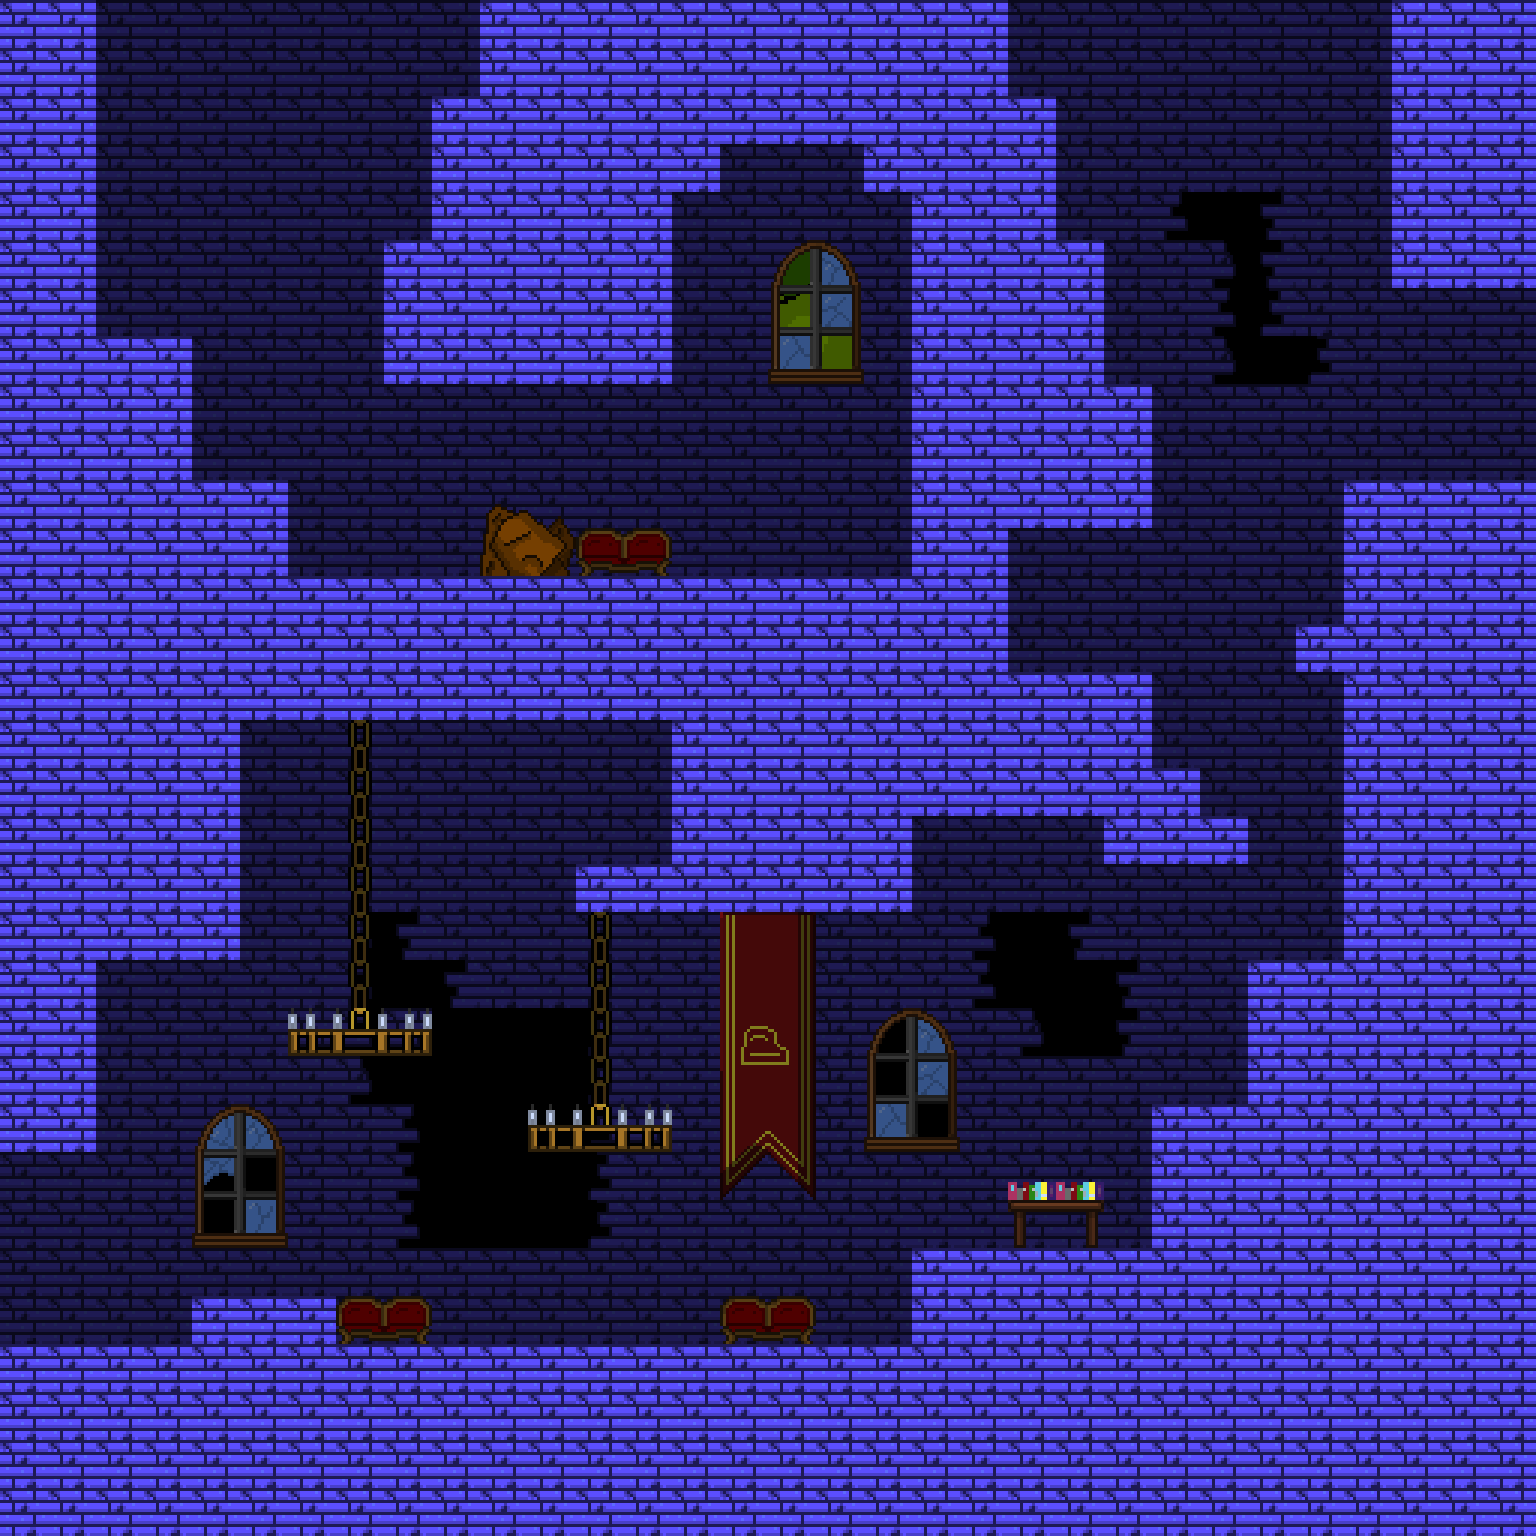

Below is a game level as drawn by its tile map, then a one-line description and the .tmx that defines it (tile-layer data replaced by summaries):
An orthogonal 32x32 tile map with 48x48 px tiles, 2 tile layers (back_tiles, front), 2 tilesets, 3 image layers and 40 objects (4x SpawnPoint, 4x Portal, EnemyArmorTrap, HealthChargePickup).

<map version="1.11" tiledversion="1.11.0" orientation="orthogonal" renderorder="right-down" width="32" height="32" tilewidth="48" tileheight="48" infinite="0" nextlayerid="17" nextobjectid="73">
 <properties>
  <property name="music" type="int" value="2" />
 </properties>
 <tileset firstgid="1" name="tileset01" tilewidth="48" tileheight="48" tilecount="176" columns="16">
  <image source="tilesets/tileset01.png" width="768" height="528" />
 </tileset>
 <tileset firstgid="177" name="objects" tilewidth="48" tileheight="48" tilecount="64" columns="8">
  <image source="objects.png" width="384" height="384" />
 </tileset>
 <imagelayer id="10" name="Image Layer 3">
  <image source="Backgrounds/ground_back.png" width="1024" height="576" />
  <properties>
   <property name="depth" type="int" value="3000" />
   <property name="parallax_x" type="float" value="1" />
   <property name="parallax_y" type="float" value="1" />
   <property name="repeat_y" type="bool" value="true" />
  </properties>
 </imagelayer>
 <imagelayer id="8" name="Image Layer 1">
  <image source="Backgrounds/ground_far.png" width="1024" height="576" />
  <properties>
   <property name="depth" type="int" value="2900" />
   <property name="parallax_x" type="float" value="0.8" />
   <property name="parallax_y" type="float" value="0.8" />
   <property name="repeat_y" type="bool" value="false" />
  </properties>
 </imagelayer>
 <imagelayer id="9" name="Image Layer 2">
  <image source="Backgrounds/ground_front.png" width="1024" height="576" />
  <properties>
   <property name="depth" type="int" value="2800" />
   <property name="parallax_x" type="float" value="0.9" />
   <property name="parallax_y" type="float" value="0.9" />
   <property name="repeat_y" type="bool" value="false" />
  </properties>
 </imagelayer>
 <layer id="11" name="back_tiles" width="32" height="32">
  <properties>
   <property name="depth" type="int" value="1000" />
   <property name="tileset" type="int" value="0" />
  </properties>
  <data>[1024 cells, 1001 non-empty, 18 distinct tile ids]</data>
 </layer>
 <layer id="12" name="front" width="32" height="32">
  <properties>
   <property name="depth" type="int" value="900" />
   <property name="tileset" type="int" value="0" />
  </properties>
  <data>[1024 cells, 42 non-empty, 25 distinct tile ids]</data>
 </layer>
 <objectgroup color="#ffaa00" id="16" name="spawnpoints">
  <object id="35" type="SpawnPoint" x="0" y="1152" width="48" height="48">
   <properties>
    <property name="id" type="int" value="3" />
   </properties>
  </object>
  <object id="37" type="SpawnPoint" x="1008" y="0" width="48" height="48">
   <properties>
    <property name="id" type="int" value="0" />
   </properties>
  </object>
  <object id="52" type="SpawnPoint" x="96" y="0" width="48" height="48">
   <properties>
    <property name="id" type="int" value="1" />
   </properties>
  </object>
  <object id="65" type="SpawnPoint" x="1488" y="288" width="48" height="48">
   <properties>
    <property name="id" type="int" value="2" />
   </properties>
  </object>
 </objectgroup>
 <objectgroup id="14" name="objects">
  <object id="71" type="EnemyArmorTrap" x="576" y="1248" width="48" height="72" />
  <object id="72" type="HealthChargePickup" x="768" y="432" width="48" height="72">
   <properties>
    <property name="id" type="int" value="7" />
    <property name="lore" type="int" value="15" />
    <property name="text" value="this caslte seems intentionally confusing" />
   </properties>
  </object>
 </objectgroup>
 <objectgroup color="#0000ff" id="13" name="walls">
  <properties>
   <property name="isWallLayer" type="bool" value="true" />
  </properties>
  <object id="5" x="-96" y="1344" width="1728" height="192" />
  <object id="11" x="1296" y="624" width="48" height="48" />
  <object id="12" x="576" y="864" width="96" height="48" />
  <object id="13" x="1104" y="816" width="144" height="48" />
  <object id="14" x="1152" y="768" width="48" height="48" />
  <object id="15" x="480" y="-96" width="432" height="192" />
  <object id="16" x="96" y="720" width="144" height="240" />
  <object id="22" x="1344" y="480" width="288" height="864" />
  <object id="24" x="912" y="-96" width="96" height="768" />
  <object id="26" x="-96" y="-96" width="192" height="1248" />
  <object id="28" x="1152" y="1104" width="96" height="240" />
  <object id="29" x="912" y="1248" width="240" height="96" />
  <object id="34" x="1008" y="384" width="144" height="144" />
  <object id="39" x="1392" y="-96" width="240" height="384" />
  <object id="40" x="1008" y="96" width="48" height="288" />
  <object id="42" x="1056" y="240" width="48" height="144" />
  <object id="43" x="912" y="672" width="240" height="144" />
  <object id="44" x="1248" y="960" width="96" height="384" />
  <object id="53" x="432" y="96" width="480" height="48" />
  <object id="54" x="432" y="144" width="288" height="48" />
  <object id="55" x="432" y="192" width="240" height="48" />
  <object id="56" x="384" y="240" width="288" height="144" />
  <object id="57" x="864" y="144" width="48" height="48" />
  <object id="58" x="96" y="576" width="816" height="144" />
  <object id="59" x="96" y="336" width="96" height="240" />
  <object id="60" x="192" y="480" width="96" height="96" />
  <object id="61" x="672" y="720" width="240" height="192" />
  <object id="62" x="288" y="1008" width="144" height="48" />
  <object id="63" x="528" y="1104" width="144" height="48" />
  <object id="69" x="192" y="1296" width="144" height="48" />
 </objectgroup>
 <objectgroup color="#00ff00" id="15" name="doors">
  <object id="19" type="Portal" x="-96" y="1152" width="48" height="192">
   <properties>
    <property name="horizontal" type="bool" value="false" />
    <property name="id_point" type="int" value="0" />
    <property name="id_room" type="int" value="23" />
   </properties>
  </object>
  <object id="46" type="Portal" x="1008" y="-96" width="384" height="48">
   <properties>
    <property name="horizontal" type="bool" value="true" />
    <property name="id_point" type="int" value="1" />
    <property name="id_room" type="int" value="21" />
   </properties>
  </object>
  <object id="51" type="Portal" x="96" y="-96" width="384" height="48">
   <properties>
    <property name="horizontal" type="bool" value="true" />
    <property name="id_point" type="int" value="3" />
    <property name="id_room" type="int" value="21" />
   </properties>
  </object>
  <object id="64" type="Portal" x="1584" y="288" width="48" height="192">
   <properties>
    <property name="horizontal" type="bool" value="false" />
    <property name="id_point" type="int" value="3" />
    <property name="id_room" type="int" value="17" />
   </properties>
  </object>
 </objectgroup>
</map>
